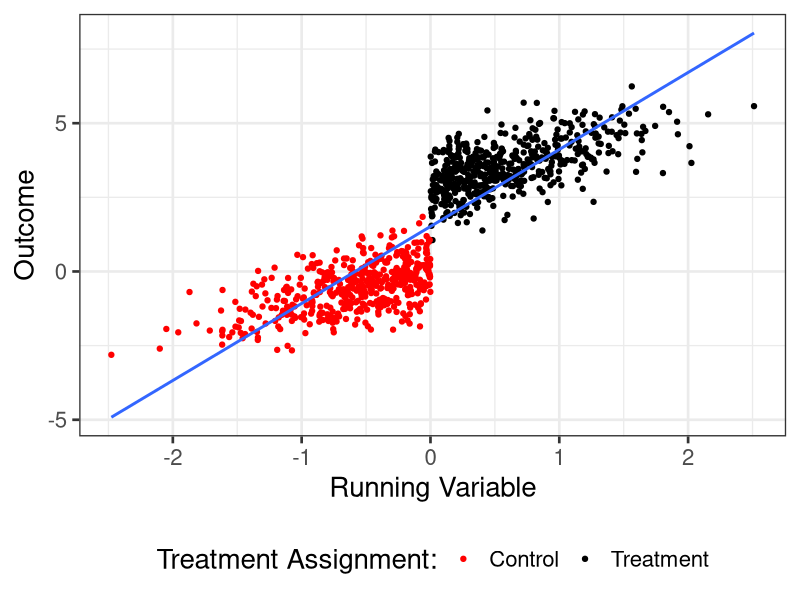

Reproduce this figure in R.

################ 1. Define a data simulator ################

# simulating an endogenous treatment effect model in an RDD setting
# the model is: y_i = beta * d_i + epsilon_i, d_i = 1(x_i >= 0)
RDD_simulator <- function( beta_treatment_effect, N_sample_size, endogeneity_weight ){

    # simulate primitives (x, eps)
    epsilon_outcome_unobservable <- rnorm( N_sample_size, mean = 0, sd = 1 )
    x_running_variable <- endogeneity_weight * epsilon_outcome_unobservable + 
        (1-endogeneity_weight) * rnorm( N_sample_size, mean = 0, sd = 1 )

    # treatment assignment
    d_treatment <- x_running_variable >= 0

    # potential outcome
    y_outcome <- beta_treatment_effect * d_treatment + epsilon_outcome_unobservable

    # combine variables into a data table
    return( data.table( y_outcome, d_treatment, x_running_variable ) )

}

################ 2. Try out the data simulator ################
setwd("~/github/Econ512/RDD/")
set.seed(123)
library( data.table )
library( ggplot2 )
simulated_data <- RDD_simulator( beta_treatment_effect = 3, N_sample_size = 1000, endogeneity_weight = 0.5 )
print(simulated_data[1:10])

# plot the data
gg = ggplot( data = simulated_data, aes( x = x_running_variable, y = y_outcome ) ) + 
    geom_point( aes( color = d_treatment ) ) + 
    geom_smooth( method = "lm", se = FALSE ) + 
    theme_bw(base_size = 20) +
    labs( x = "Running Variable", y = "Outcome", color = "Treatment Assignment:" ) + 
    scale_color_manual( values = c( "red", "black" ), labels = c( "Control", "Treatment" ) ) +
    theme( legend.position = "bottom" )
ggsave( filename = "RDD_simulated_data.png", plot = gg, width = 8, height = 6, dpi = 300 )
